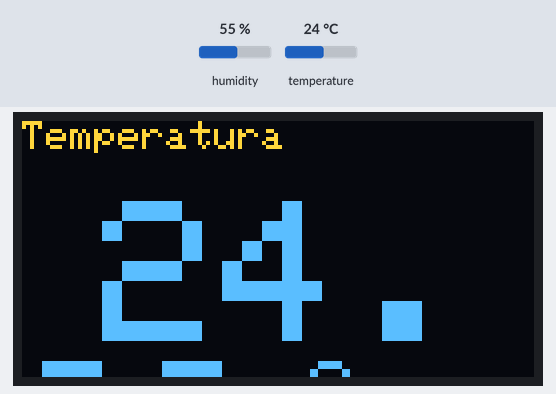
Recording of a sketch running on a simulated ESP8266 (NodeMCU). Parts: 128×64 one-colour display. The test bench sets the inputs (shaded band); at power-on: humidity 55 %, temperature 24 °C. The OLED is the two-colour kind (top 16 rows yellow); WiFi joins after 1.5 s; servers stay silent unless stated; no MQTT or app messages arrive unless stated; what the sketch prints to the serial monitor is not drawn.

Above: at 7.3 s.
7.4 s: humidity set to 22 %
At 18.2 s:
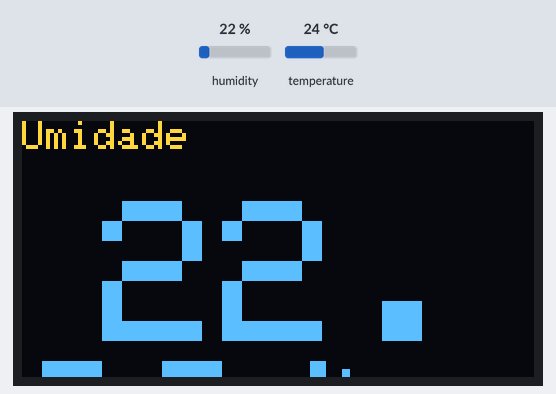
19.3 s: temperature set to 12 °C
At 25.9 s:
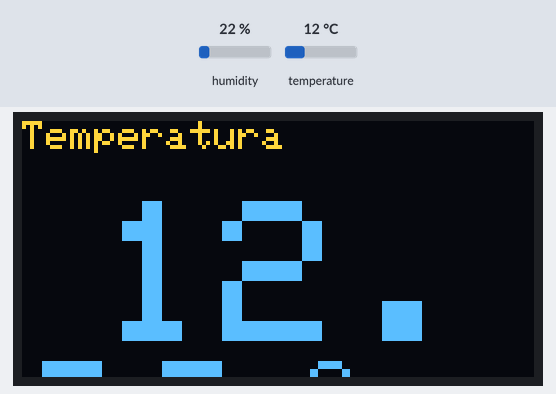
28.3 s: humidity set to 40 %
At 37.1 s:
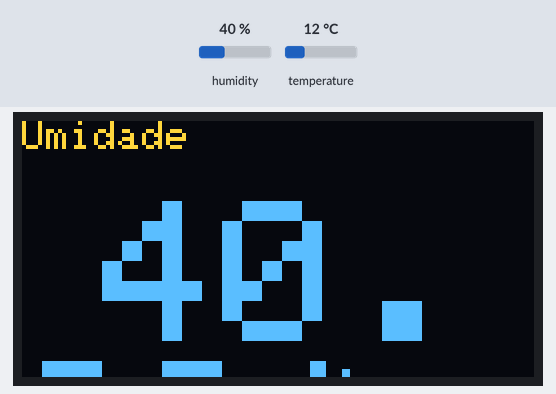
37.4 s: temperature set to 19 °C
At 43.8 s:
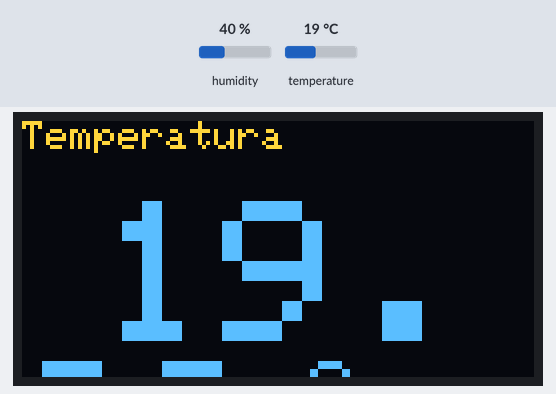
Timing chart, 0 to 45.3 s (numbered marks = the images above; inputs shaded):
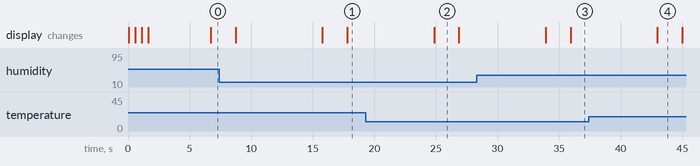

The sketch:

medidorTempUmid.ino
```cpp
// --- WIFI ---
#include <ESP8266WiFi.h>
const char* ssid = "caelum_sala3";
const char* password = "5987cb800f";
WiFiClient nodemcuClient;

// --- MQTT ---
#include <PubSubClient.h>
const char* mqtt_Broker = "iot.eclipse.org";
const char* mqtt_ClientID = "PauloScalercio";
PubSubClient client(nodemcuClient);
const char* topicoTemperatura = "lab-pscalercio/temperatura";
const char* topicoUmidade = "lab-pscalercio/umidade";

// --- DHT ---
#include <DHT.h>
#define DHTPIN D3
#define DHTTYPE DHT22 // selecionar o tipo de sensor DHT11, 22...
DHT dht(DHTPIN,DHTTYPE);
float umidade;
float temperatura;

// --- DISPLAY ---
#include <Adafruit_SSD1306.h>
#define OLED_RESET LED_BUILTIN
Adafruit_SSD1306 display(OLED_RESET);

// --- SETUP ---
void setup() {
  Serial.begin(9600);
  configurarDisplay();
  conectarWifi();
  client.setServer(mqtt_Broker, 1883);

}

// --- LOOP ---
void loop() {
  if(!client.connected()){
    reconectarMQTT();
  }
  medirTemperaturaUmidade();
  publicarTemperaturaUmidadeNoTopico();
  mostrarTemperaturaUmidade();
}

// --- FUNCOES AUXILIARES ---

// --- CONFIGURACAO E CONEXAO WIFI ---
void conectarWifi(){
  delay(10);
  display.setTextSize(2);
  display.setCursor(0,0);
  display.print("Conectando");
  display.display();
  WiFi.begin(ssid, password);
  while(WiFi.status() != WL_CONNECTED){
    delay(500);
    Serial.print(".");
    display.print(".");
    display.display();
  }
}

// --- RECONECTAR O CLIENTE MQTT ---
void reconectarMQTT(){
  while(!client.connected()){
    client.connect(mqtt_ClientID);
  }
}

// --- CONFIGURA O DISPLAY ---
void configurarDisplay(){
  display.begin(SSD1306_SWITCHCAPVCC, 0x3C);
  display.setTextColor(WHITE);
  display.clearDisplay();
}

// --- PUBLICA (MQTT) TEMPERATURA E UMIDADE ---
void publicarTemperaturaUmidadeNoTopico(){
  client.publish(topicoTemperatura, String(temperatura).c_str(), true);
  client.publish(topicoUmidade, String(umidade).c_str(), true);
}

// --- MEDICAO DE TEMPERATURA E UMIDADE ---
void medirTemperaturaUmidade() {
 umidade = dht.readHumidity();
 temperatura = dht.readTemperature(false);

 Serial.print("temperatura: " );
 Serial.print(temperatura);
 Serial.print("   ");
 Serial.print("Umidade: ");
 Serial.println(umidade);
 delay(5000);
}

// --- MOSTRA TEMPERATURA E UMIDADE ---
void mostrarTemperaturaUmidade(){
  mostrarMensagemNoDisplay("Temperatura", (temperatura), " C");
  mostrarMensagemNoDisplay("Umidade", (umidade), " %");
}

// --- EXIBE TEMPERATURA E UMIDADE NO DISPLAY ---

void mostrarMensagemNoDisplay (const char* texto1, float medicao, const char* texto2){
  display.clearDisplay();
  display.setTextSize(1);
  display.setCursor(0,0);
  display.print(texto1);
  display.setTextSize(5);
  display.setCursor(20,20);
  display.print(medicao);
  display.setTextSize(2);
  display.print(texto2);
  display.display();
  delay(2000);
}
```

Measured:
- after the input at 7.4 s, the display: first differs from a run without the input after 10.4 s (image 1)
- after the input at 19.3 s, the display: changes after 5.5 s (image 2)
- after the input at 28.3 s, the display: first differs from a run without the input after 7.6 s (image 3)
- after the input at 37.4 s, the display: changes after 5.6 s (image 4)
- what the display in image 2 shows lasts 2.1 s, from 24.8 s to 26.9 s
